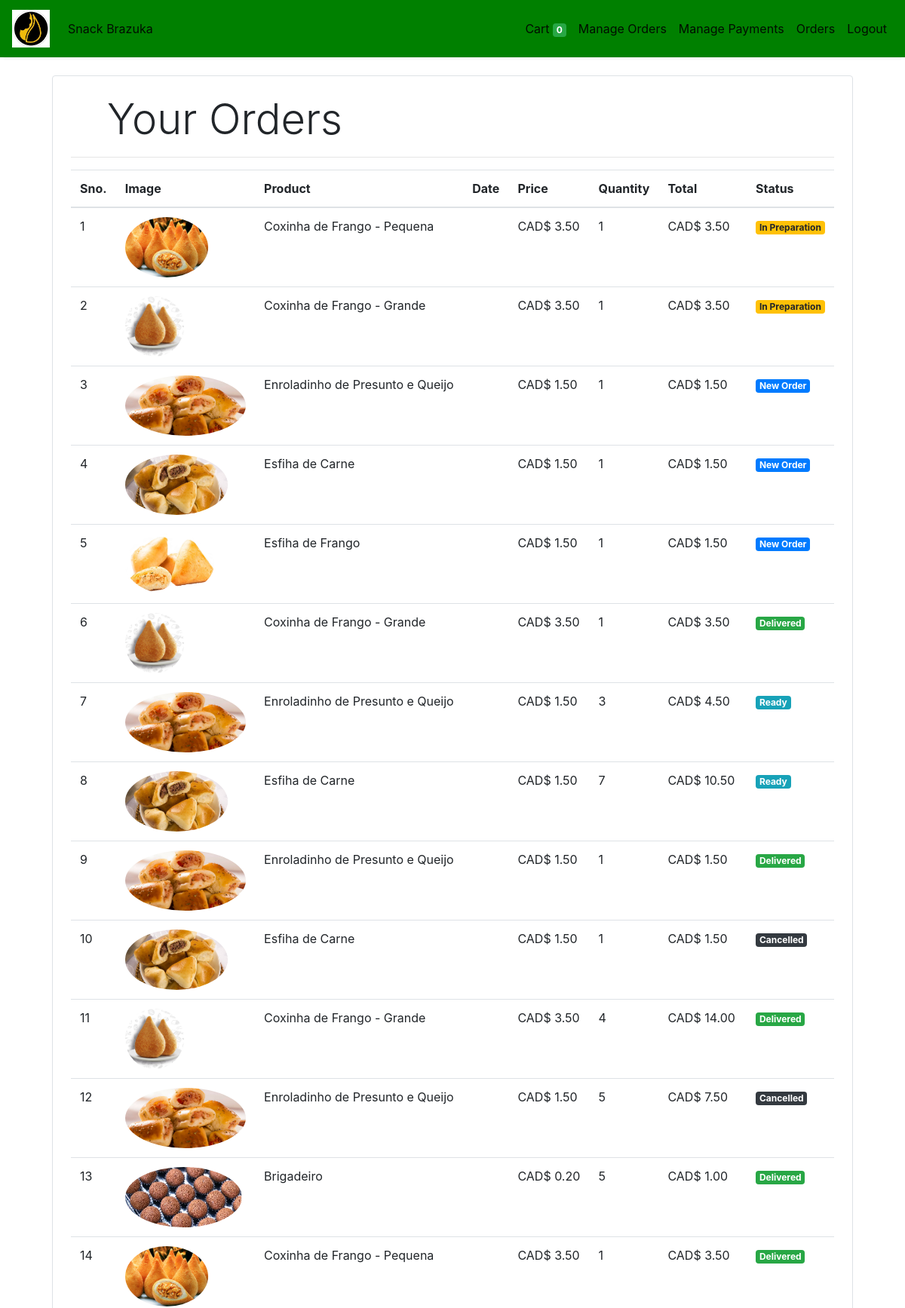
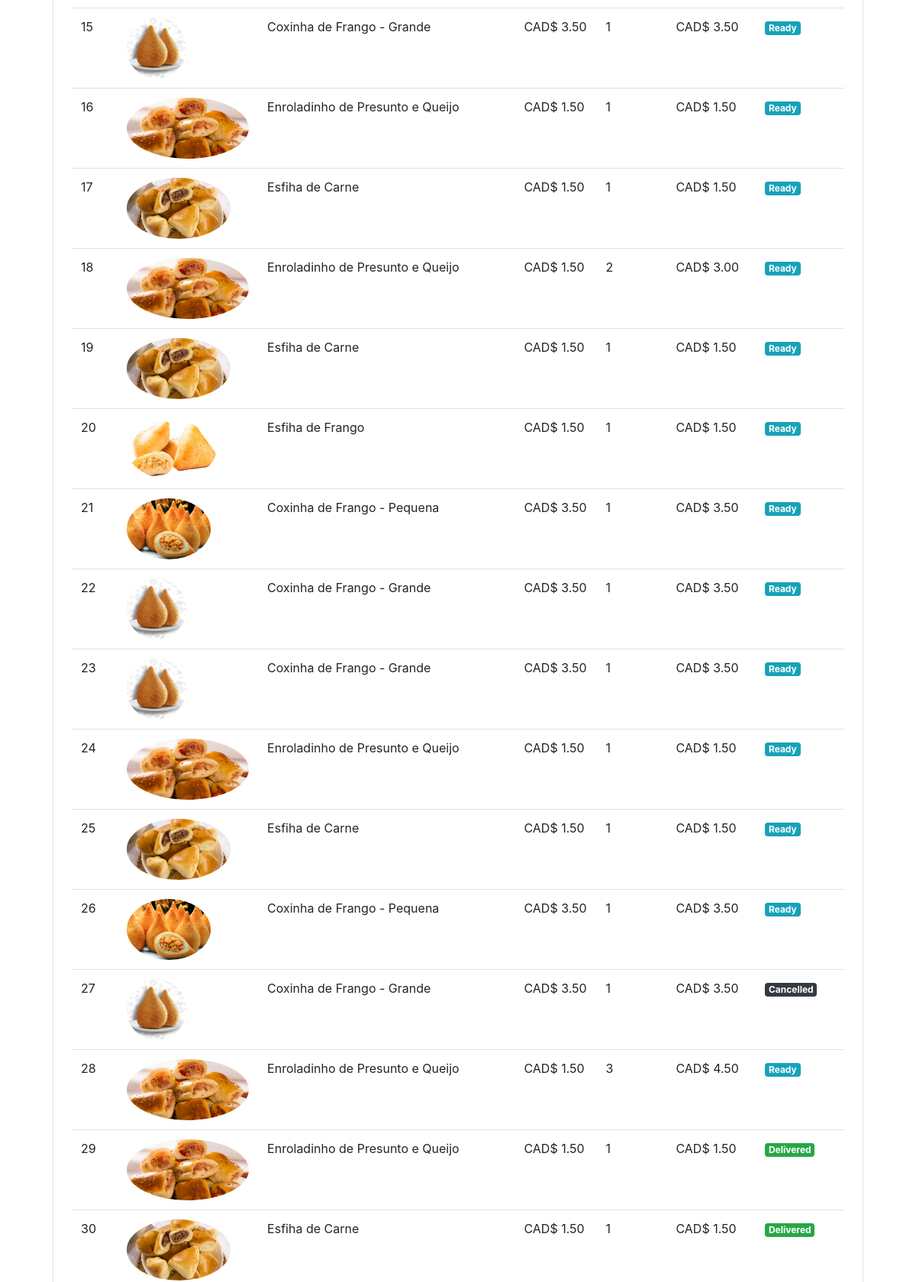
Screenshot of /orders (signed in, upper part) with the database file from the repository (2 pictures, top to bottom).
### store/models/orders.py (models this page shows, shortened)
class Order(models.Model):
    id = models.IntegerField(primary_key=True)
    product = models.ForeignKey(Products,on_delete=models.CASCADE)
    customer = models.ForeignKey(Customer,on_delete=models.CASCADE)
    quantity = models.IntegerField(default=1)
    price= models.DecimalField(max_digits=6, decimal_places=2, default=0)
    address = models.CharField (max_length=50, default='', blank=True)
    date_order = models.DateField (default=datetime.datetime.today)
    date_delivery = models.DateField (default=datetime.datetime.today)
    status = models.CharField (max_length=1, default=0)
    @staticmethod
    def get_orders_by_customer(customer_id):
        return Order.objects.filter(customer=customer_id).order_by('-date_delivery')

### store/models/product.py (models this page shows, shortened)
class Products(models.Model):
    id = models.IntegerField(primary_key=True)
    name = models.CharField(max_length=60)
    price= models.DecimalField(max_digits=6, decimal_places=2, default=0)
    category= models.ForeignKey(Category,on_delete=models.CASCADE,default=1 )
    description= models.CharField(max_length=250, default='', blank=True, null= True)
    image= models.ImageField(upload_to='uploads/products/')

### store/middlewares/auth.py (the view)
    def middleware(request):
        returnUrl = request.META['PATH_INFO']
        if not request.session.get('customer'):
           return redirect(f'login?return_url={returnUrl}')
        response = get_response(request)
        return response

### store/templatetags/custom_filter.py (called while the page is built)
@register.filter(name='currency')
def currency(number):
    return "CAD$ "+str(number)

@register.filter(name='multiply')
def multiply(number , number1):
    return number * number1

### store/views/orders.py (called while the page is built)
    def get(self , request ):
        customer = request.session.get('customer')
        orders = Order.get_orders_by_customer(customer)
        return render(request , 'orders.html'  , {'orders' : orders})

### store/templates/orders.html
{% extends 'base.html' %}
{% block content %}
{% load cart %}
{% load custom_filter %}
<div class="container">
   <div class="border rounded p-4 m-4">
        <p class="display-4 pl-4 ml-4">Your Orders</p>
        <hr>
        <table class="table">
            <thead>
                <tr>
                    <th>Sno.</th>
                    <th>Image</th>
                    <th>Product</th>
                    <th>Date</th>
                    <th>Price</th>
                    <th>Quantity</th>
                    <th>Total</th>
                    <th>Status</th>
                </tr>
            </thead>
            <tbody>
                {% for order in orders %}
                <tr>
                    <td>{{forloop.counter}}</td>
                    <td><img style="height: 80px;" class="rounded-circle" src="{{order.product.image.url}}" alt=""></td>
                    <td>{{order.product.name}}</td>
                    <td>{{order.date}}</td>
                    <td>{{order.price|currency}}</td>
                    <td>{{order.quantity}}</td>
                    <td>{{order.quantity|multiply:order.price|currency}}</td>
                    {% if order.status == '0' %}
                    <td><small class="badge badge-primary"> New Order </small></td>
                    {% endif %}
                    {% if order.status == '1' %}
                    <td><small class="badge badge-warning"> In Preparation </small></td>
                    {% endif %}
                    {% if order.status == '2' %}
                    <td><small class="badge badge-info"> Ready </small></td>
                    {% endif %}
                    {% if order.status == '3' %}
                    <td><small class="badge badge-success"> Delivered </small></td>
                    {% endif %}
                    {% if order.status == '9' %}
                    <td><small class="badge badge-dark"> Cancelled </small></td>
                    {% endif %}
                </tr>
                {% endfor %}
            </tbody>
        </table>
   </div>
</div>
{% endblock %}

### rows the page displays
Order: product.image (picture), product.name "Coxinha de Frango - Pequena", price "CAD$ 3.50", quantity "1", quantity|multiply "CAD$ 3.50", status "In Preparation"
Order: product.image (picture), product.name "Coxinha de Frango - Grande", price "CAD$ 3.50", quantity "1", quantity|multiply "CAD$ 3.50", status "In Preparation"
Order: product.image (picture), product.name "Enroladinho de Presunto e Queijo", price "CAD$ 1.50", quantity "1", quantity|multiply "CAD$ 1.50", status "New Order"
Order: product.image (picture), product.name "Esfiha de Carne", price "CAD$ 1.50", quantity "1", quantity|multiply "CAD$ 1.50", status "New Order"
Order: product.image (picture), product.name "Esfiha de Frango", price "CAD$ 1.50", quantity "1", quantity|multiply "CAD$ 1.50", status "New Order"
Order: product.image (picture), product.name "Coxinha de Frango - Grande", price "CAD$ 3.50", quantity "1", quantity|multiply "CAD$ 3.50", status "Delivered"
Order: product.image (picture), product.name "Enroladinho de Presunto e Queijo", price "CAD$ 1.50", quantity "3", quantity|multiply "CAD$ 4.50", status "Ready"
Order: product.image (picture), product.name "Esfiha de Carne", price "CAD$ 1.50", quantity "7", quantity|multiply "CAD$ 10.50", status "Ready"
Order: product.image (picture), product.name "Enroladinho de Presunto e Queijo", price "CAD$ 1.50", quantity "1", quantity|multiply "CAD$ 1.50", status "Delivered"
Order: product.image (picture), product.name "Esfiha de Carne", price "CAD$ 1.50", quantity "1", quantity|multiply "CAD$ 1.50", status "Cancelled"
Order: product.image (picture), product.name "Coxinha de Frango - Grande", price "CAD$ 3.50", quantity "4", quantity|multiply "CAD$ 14.00", status "Delivered"
Order: product.image (picture), product.name "Enroladinho de Presunto e Queijo", price "CAD$ 1.50", quantity "5", quantity|multiply "CAD$ 7.50", status "Cancelled"
Order: product.image (picture), product.name "Brigadeiro", price "CAD$ 0.20", quantity "5", quantity|multiply "CAD$ 1.00", status "Delivered"
Order: product.image (picture), product.name "Coxinha de Frango - Pequena", price "CAD$ 3.50", quantity "1", quantity|multiply "CAD$ 3.50", status "Delivered"
Order: product.image (picture), product.name "Coxinha de Frango - Grande", price "CAD$ 3.50", quantity "1", quantity|multiply "CAD$ 3.50", status "Ready"
Order: product.image (picture), product.name "Enroladinho de Presunto e Queijo", price "CAD$ 1.50", quantity "1", quantity|multiply "CAD$ 1.50", status "Ready"
Order: product.image (picture), product.name "Esfiha de Carne", price "CAD$ 1.50", quantity "1", quantity|multiply "CAD$ 1.50", status "Ready"
Order: product.image (picture), product.name "Enroladinho de Presunto e Queijo", price "CAD$ 1.50", quantity "2", quantity|multiply "CAD$ 3.00", status "Ready"
Order: product.image (picture), product.name "Esfiha de Carne", price "CAD$ 1.50", quantity "1", quantity|multiply "CAD$ 1.50", status "Ready"
Order: product.image (picture), product.name "Esfiha de Frango", price "CAD$ 1.50", quantity "1", quantity|multiply "CAD$ 1.50", status "Ready"
Order: product.image (picture), product.name "Coxinha de Frango - Pequena", price "CAD$ 3.50", quantity "1", quantity|multiply "CAD$ 3.50", status "Ready"
Order: product.image (picture), product.name "Coxinha de Frango - Grande", price "CAD$ 3.50", quantity "1", quantity|multiply "CAD$ 3.50", status "Ready"
Order: product.image (picture), product.name "Coxinha de Frango - Grande", price "CAD$ 3.50", quantity "1", quantity|multiply "CAD$ 3.50", status "Ready"
Order: product.image (picture), product.name "Enroladinho de Presunto e Queijo", price "CAD$ 1.50", quantity "1", quantity|multiply "CAD$ 1.50", status "Ready"
Order: product.image (picture), product.name "Esfiha de Carne", price "CAD$ 1.50", quantity "1", quantity|multiply "CAD$ 1.50", status "Ready"
Order: product.image (picture), product.name "Coxinha de Frango - Pequena", price "CAD$ 3.50", quantity "1", quantity|multiply "CAD$ 3.50", status "Ready"
Order: product.image (picture), product.name "Coxinha de Frango - Grande", price "CAD$ 3.50", quantity "1", quantity|multiply "CAD$ 3.50", status "Cancelled"
Order: product.image (picture), product.name "Enroladinho de Presunto e Queijo", price "CAD$ 1.50", quantity "3", quantity|multiply "CAD$ 4.50", status "Ready"
Order: product.image (picture), product.name "Enroladinho de Presunto e Queijo", price "CAD$ 1.50", quantity "1", quantity|multiply "CAD$ 1.50", status "Delivered"
Order: product.image (picture), product.name "Esfiha de Carne", price "CAD$ 1.50", quantity "1", quantity|multiply "CAD$ 1.50", status "Delivered"

### other values shown
{{ request.session.cart.keys|length }} "0"
